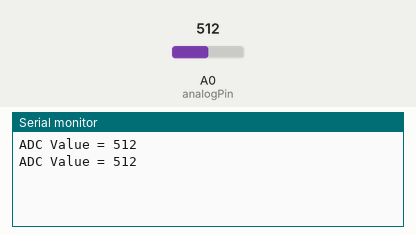
Simulated run of this sketch. Board: Arduino Uno, built with avr-gcc and run on an emulated ATmega328P. Shown: the last lines printed to the serial monitor. The inputs (shaded band) are chosen by the test bench; at power-on: A0 (analogPin) = 512.

Above: at 1.8 s.
1.9 s: A0 (analogPin) set to 716
At 2.8 s:
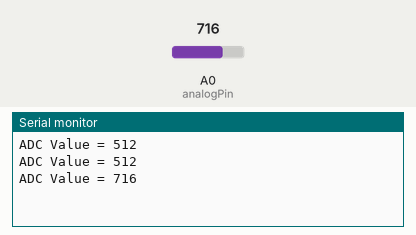
3.4 s: A0 (analogPin) set to 900
At 4.8 s:
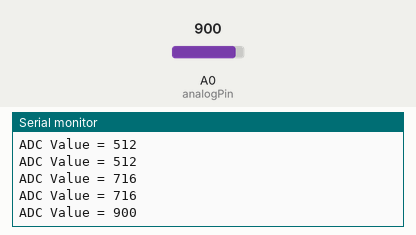
Timing chart, 0 to 6.4 s (numbered marks = the images above; inputs shaded):
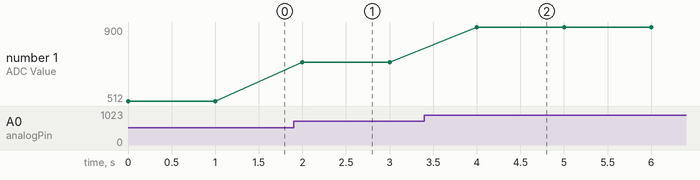

The sketch:

ESP8266-nodemcu-ADC.ino
```cpp
#define analogPin A0 /* ESP8266 Analog Pin ADC0 = A0 */

int adcValue = 0;  /* Variable to store Output of ADC */

void setup()
{
  Serial.begin(115200); /* Initialize serial communication at 115200 */
}

void loop()
{
  adcValue = analogRead(analogPin); /* Read the Analog Input value */

  /* Print the output in the Serial Monitor */
  Serial.print("ADC Value = ");
  Serial.println(adcValue);

  delay(1000);
}
```

Measured:
- after the input at 1.9 s, the serial monitor: prints a new line after 0.10 s (image 1)
- after the input at 3.4 s, the serial monitor: prints a new line after 0.60 s (image 2)
- plotted number 1: 512 → 716 after the input at 1.9 s, 716 → 900 after the input at 3.4 s
